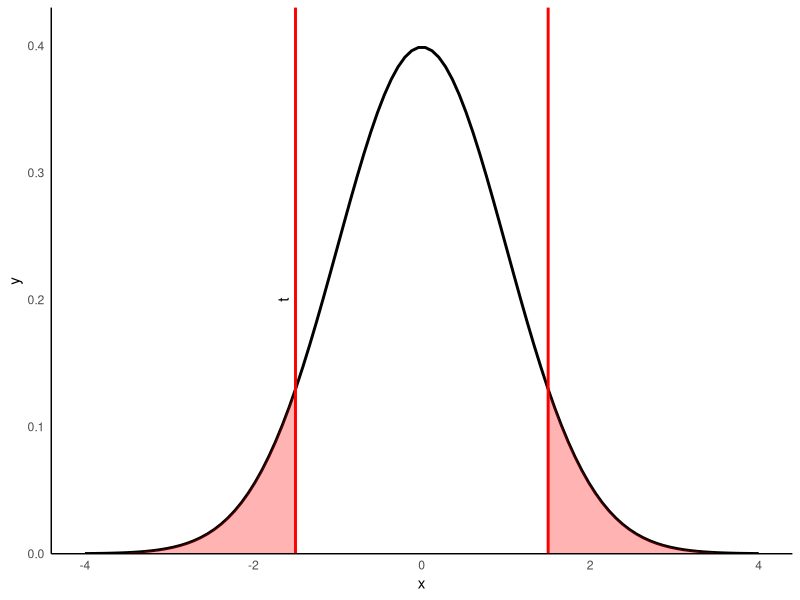

This figure's R source:
## ---- chunk 1
library(tidyverse)

x_vals <- seq(-4, 4, length = 100)

y_vals <- dnorm(x_vals)

data <- tibble(x_vals, y_vals)

data %>% 
  ggplot(aes(x_vals, y_vals)) +
  geom_line(linewidth = 1, color = "black") +
  theme_classic() +
  theme(axis.ticks = element_blank(),
        #axis.text.x = element_blank(),
        #axis.text.y = element_blank()
        ) +
  xlab("x") +
  ylab("y") +
  geom_vline(xintercept = 1.5, color = "red", linewidth = 1) +
  geom_vline(xintercept = -1.5, color = "red", linewidth = 1) +
  scale_y_continuous(expand = c(0, 0), limits = c(0, 0.43)) +
  stat_function(fun = dnorm, 
                xlim = c(1.5, 4),
                geom = "area", 
                fill = "red",
                alpha = 0.3) +
  stat_function(fun = dnorm, 
                xlim = c(-4, -1.5),
                geom = "area", 
                fill = "red",
                alpha = 0.3) +
  annotate("text", x=-1.65, y=0.2, label="t", angle=90)
 

